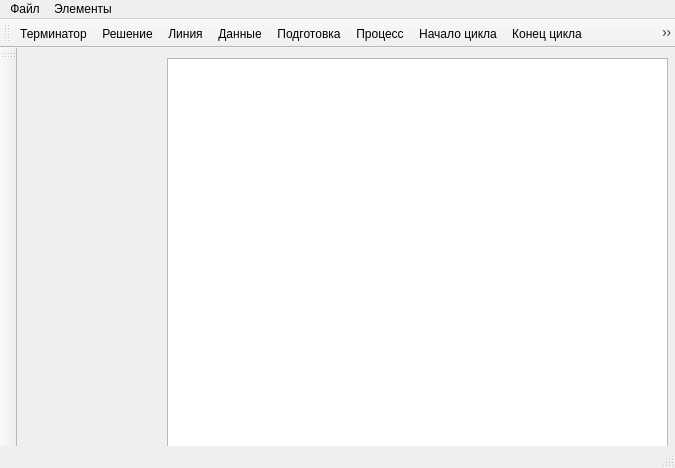
<?xml version="1.0" encoding="UTF-8"?>
<ui version="4.0">
 <class>MainWindow</class>
 <widget class="QMainWindow" name="MainWindow">
  <property name="geometry">
   <rect>
    <x>0</x>
    <y>0</y>
    <width>675</width>
    <height>468</height>
   </rect>
  </property>
  <property name="windowTitle">
   <string>MainWindow</string>
  </property>
  <property name="windowIcon">
   <iconset resource="myresourse.qrc">
    <normaloff>:/Images/jug.png</normaloff>:/Images/jug.png</iconset>
  </property>
  <widget class="QWidget" name="centralWidget">
   <widget class="QGraphicsView" name="graphicsView">
    <property name="geometry">
     <rect>
      <x>150</x>
      <y>10</y>
      <width>501</width>
      <height>391</height>
     </rect>
    </property>
    <property name="mouseTracking">
     <bool>true</bool>
    </property>
    <property name="horizontalScrollBarPolicy">
     <enum>Qt::ScrollBarAlwaysOff</enum>
    </property>
   </widget>
  </widget>
  <widget class="QMenuBar" name="menuBar">
   <property name="geometry">
    <rect>
     <x>0</x>
     <y>0</y>
     <width>675</width>
     <height>21</height>
    </rect>
   </property>
   <widget class="QMenu" name="menu">
    <property name="title">
     <string>Файл</string>
    </property>
    <addaction name="action_2"/>
    <addaction name="action"/>
    <addaction name="action_14"/>
   </widget>
   <widget class="QMenu" name="menu_2">
    <property name="title">
     <string>Элементы</string>
    </property>
    <addaction name="action_3"/>
    <addaction name="action_5"/>
    <addaction name="action_6"/>
    <addaction name="action_7"/>
    <addaction name="action_8"/>
    <addaction name="action_9"/>
    <addaction name="action_10"/>
    <addaction name="action_11"/>
    <addaction name="action_12"/>
    <addaction name="action_13"/>
   </widget>
   <addaction name="menu"/>
   <addaction name="menu_2"/>
  </widget>
  <widget class="QToolBar" name="mainToolBar">
   <attribute name="toolBarArea">
    <enum>TopToolBarArea</enum>
   </attribute>
   <attribute name="toolBarBreak">
    <bool>false</bool>
   </attribute>
   <addaction name="action_3"/>
   <addaction name="action_5"/>
   <addaction name="action_6"/>
   <addaction name="action_7"/>
   <addaction name="action_8"/>
   <addaction name="action_9"/>
   <addaction name="action_10"/>
   <addaction name="action_11"/>
   <addaction name="action_12"/>
   <addaction name="action_13"/>
  </widget>
  <widget class="QStatusBar" name="statusBar"/>
  <widget class="QToolBar" name="toolBar">
   <property name="windowTitle">
    <string>toolBar</string>
   </property>
   <attribute name="toolBarArea">
    <enum>LeftToolBarArea</enum>
   </attribute>
   <attribute name="toolBarBreak">
    <bool>false</bool>
   </attribute>
  </widget>
  <action name="action_2">
   <property name="text">
    <string>Сохранить</string>
   </property>
  </action>
  <action name="action">
   <property name="text">
    <string>Очистить</string>
   </property>
  </action>
  <action name="action_3">
   <property name="icon">
    <iconset resource="myresourse.qrc">
     <normaloff>:/Images/get (1).jpg</normaloff>:/Images/get (1).jpg</iconset>
   </property>
   <property name="text">
    <string>Терминатор</string>
   </property>
  </action>
  <action name="action_5">
   <property name="icon">
    <iconset resource="myresourse.qrc">
     <normaloff>:/Images/get (2).jpg</normaloff>:/Images/get (2).jpg</iconset>
   </property>
   <property name="text">
    <string>Решение</string>
   </property>
  </action>
  <action name="action_6">
   <property name="icon">
    <iconset resource="myresourse.qrc">
     <normaloff>:/Images/get (7).jpg</normaloff>:/Images/get (7).jpg</iconset>
   </property>
   <property name="text">
    <string>Линия</string>
   </property>
  </action>
  <action name="action_7">
   <property name="icon">
    <iconset resource="myresourse.qrc">
     <normaloff>:/Images/get (3).jpg</normaloff>:/Images/get (3).jpg</iconset>
   </property>
   <property name="text">
    <string>Данные</string>
   </property>
  </action>
  <action name="action_8">
   <property name="icon">
    <iconset resource="myresourse.qrc">
     <normaloff>:/Images/get (4).jpg</normaloff>:/Images/get (4).jpg</iconset>
   </property>
   <property name="text">
    <string>Подготовка</string>
   </property>
  </action>
  <action name="action_9">
   <property name="icon">
    <iconset resource="myresourse.qrc">
     <normaloff>:/Images/get (5).jpg</normaloff>:/Images/get (5).jpg</iconset>
   </property>
   <property name="text">
    <string>Процесс</string>
   </property>
  </action>
  <action name="action_10">
   <property name="icon">
    <iconset resource="myresourse.qrc">
     <normaloff>:/Images/get (6.1).jpg</normaloff>:/Images/get (6.1).jpg</iconset>
   </property>
   <property name="text">
    <string>Начало цикла</string>
   </property>
  </action>
  <action name="action_11">
   <property name="icon">
    <iconset resource="myresourse.qrc">
     <normaloff>:/Images/get (6.2).jpg</normaloff>:/Images/get (6.2).jpg</iconset>
   </property>
   <property name="text">
    <string>Конец цикла</string>
   </property>
  </action>
  <action name="action_12">
   <property name="icon">
    <iconset resource="myresourse.qrc">
     <normaloff>:/Images/get.jpg</normaloff>:/Images/get.jpg</iconset>
   </property>
   <property name="text">
    <string>Соединитель</string>
   </property>
  </action>
  <action name="action_13">
   <property name="icon">
    <iconset resource="myresourse.qrc">
     <normaloff>:/Images/get (9).jpg</normaloff>:/Images/get (9).jpg</iconset>
   </property>
   <property name="text">
    <string>Линия(горизонтальная)</string>
   </property>
  </action>
  <action name="action_14">
   <property name="text">
    <string>Выход</string>
   </property>
  </action>
 </widget>
 <layoutdefault spacing="6" margin="11"/>
 <resources>
  <include location="myresourse.qrc"/>
 </resources>
 <connections/>
</ui>
